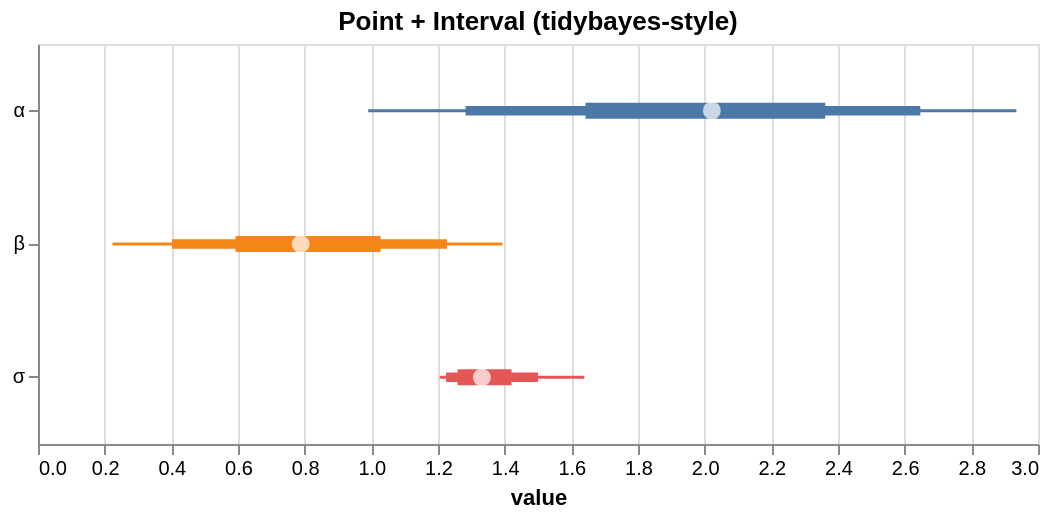

Express this chart as Vega-Lite.
### Vega-Lite specification from a JSON file in a GitHub repository (floating-point values rounded to 4 significant figures)
{"$schema": "https://vega.github.io/schema/vega-lite/v5.json", "height": 200, "layer": [{"encoding": {"x2": {"field": "hi_0_95_"}, "x": {"field": "lo_0_95_", "title": "value", "type": "quantitative"}, "color": {"field": "parameter", "type": "nominal", "legend": null}, "y": {"axis": {"title": null}, "field": "parameter", "type": "nominal"}}, "mark": {"strokeWidth": 1.5, "type": "rule"}}, {"encoding": {"x2": {"field": "hi_0_8_"}, "x": {"field": "lo_0_8_", "title": "value", "type": "quantitative"}, "color": {"field": "parameter", "type": "nominal", "legend": null}, "y": {"axis": {"title": null}, "field": "parameter", "type": "nominal"}}, "mark": {"strokeWidth": 4.75, "type": "rule"}}, {"encoding": {"x2": {"field": "hi_0_5_"}, "x": {"field": "lo_0_5_", "title": "value", "type": "quantitative"}, "color": {"field": "parameter", "type": "nominal", "legend": null}, "y": {"axis": {"title": null}, "field": "parameter", "type": "nominal"}}, "mark": {"strokeWidth": 8.0, "type": "rule"}}, {"encoding": {"x": {"field": "__point__", "type": "quantitative"}, "y": {"field": "parameter", "type": "nominal"}}, "mark": {"filled": true, "color": "white", "size": 80, "type": "point"}}], "data": {"values": [{"parameter": "α", "lo_0_95_": 0.9905, "lo_0_8_": 1.283, "hi_0_8_": 2.647, "hi_0_5_": 2.362, "__point__": 2.022, "hi_0_95_": 2.935, "lo_0_5_": 1.642}, {"parameter": "β", "lo_0_95_": 0.2236, "lo_0_8_": 0.4019, "hi_0_8_": 1.227, "hi_0_5_": 1.028, "__point__": 0.7881, "hi_0_95_": 1.394, "lo_0_5_": 0.5928}, {"parameter": "σ", "lo_0_95_": 1.205, "lo_0_8_": 1.224, "hi_0_8_": 1.5, "hi_0_5_": 1.421, "__point__": 1.332, "hi_0_95_": 1.639, "lo_0_5_": 1.259}]}, "title": "Point + Interval (tidybayes-style)", "width": 500}
